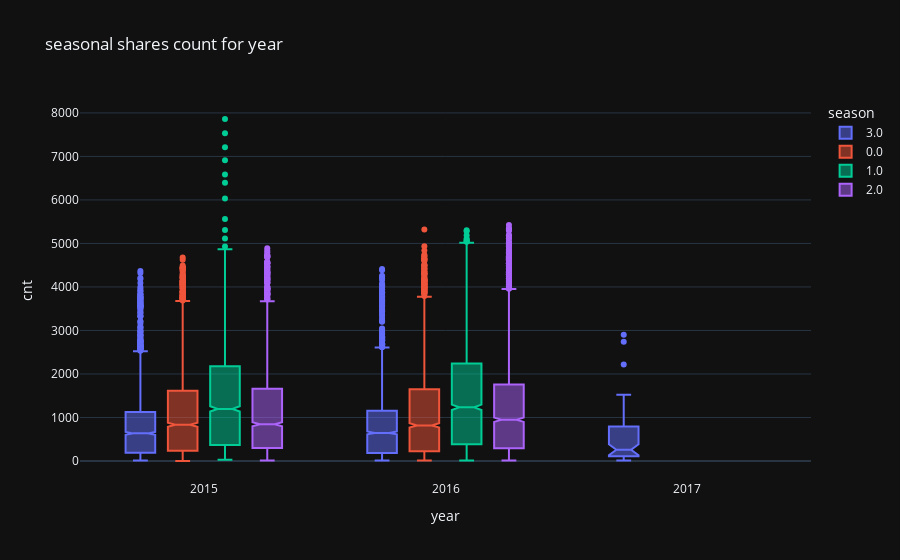

Notebook code cell kept with this figure:
### Code cell
fig = px.box(df, x="year", y="cnt", color="season", notched=True,title='seasonal shares count for year',template="plotly_dark")
fig.show()

### Figure 1 — Plotly figure (JSON) as saved in the notebook; plotly's stock layout.template omitted (floating-point values rounded to 4 significant figures; data arrays with more than 128 entries replaced by an {"elided": "..."} marker saying what was removed)
{"data": [{"alignmentgroup": "True", "hovertemplate": "season=3.0<br>year=%{x}<br>cnt=%{y}<extra></extra>", "legendgroup": "3.0", "marker": {"color": "#636efa"}, "name": "3.0", "notched": true, "offsetgroup": "3.0", "orientation": "v", "showlegend": true, "type": "box", "x": {"elided": "4330 int values"}, "x0": " ", "xaxis": "x", "y": {"elided": "4330 int values"}, "y0": " ", "yaxis": "y"}, {"alignmentgroup": "True", "hovertemplate": "season=0.0<br>year=%{x}<br>cnt=%{y}<extra></extra>", "legendgroup": "0.0", "marker": {"color": "#EF553B"}, "name": "0.0", "notched": true, "offsetgroup": "0.0", "orientation": "v", "showlegend": true, "type": "box", "x": {"elided": "4394 int values"}, "x0": " ", "xaxis": "x", "y": {"elided": "4394 int values"}, "y0": " ", "yaxis": "y"}, {"alignmentgroup": "True", "hovertemplate": "season=1.0<br>year=%{x}<br>cnt=%{y}<extra></extra>", "legendgroup": "1.0", "marker": {"color": "#00cc96"}, "name": "1.0", "notched": true, "offsetgroup": "1.0", "orientation": "v", "showlegend": true, "type": "box", "x": {"elided": "4387 int values"}, "x0": " ", "xaxis": "x", "y": {"elided": "4387 int values"}, "y0": " ", "yaxis": "y"}, {"alignmentgroup": "True", "hovertemplate": "season=2.0<br>year=%{x}<br>cnt=%{y}<extra></extra>", "legendgroup": "2.0", "marker": {"color": "#ab63fa"}, "name": "2.0", "notched": true, "offsetgroup": "2.0", "orientation": "v", "showlegend": true, "type": "box", "x": {"elided": "4303 int values"}, "x0": " ", "xaxis": "x", "y": {"elided": "4303 int values"}, "y0": " ", "yaxis": "y"}], "layout": {"boxmode": "group", "legend": {"title": {"text": "season"}, "tracegroupgap": 0}, "title": {"text": "seasonal shares count for year"}, "xaxis": {"anchor": "y", "domain": [0, 1], "title": {"text": "year"}}, "yaxis": {"anchor": "x", "domain": [0, 1], "title": {"text": "cnt"}}}}
